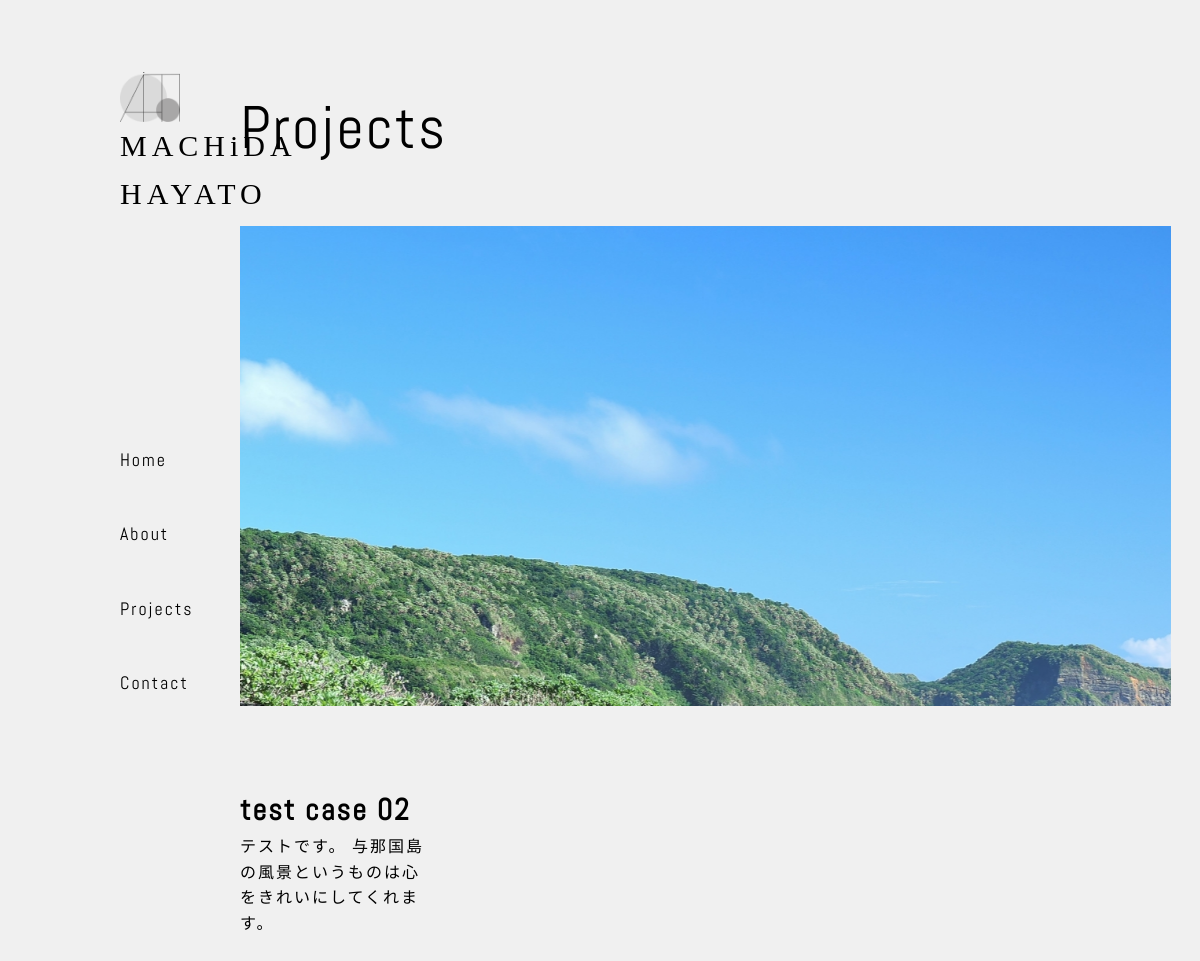
Screenshot of /project/2/ with the database file from the repository.
### projectapp/models.py (models this page shows, shortened)
class Portfolio_Item(models.Model):
    title = models.CharField(max_length=100)
    description = models.TextField()
    image_url = models.ImageField(upload_to='media/')
    created_at = models.DateTimeField(auto_now_add=True)

### projectapp/views.py (the view)
# urls.py: path('project/<int:pk>/', views.project_page_view, name="project"),
def project_page_view(request,pk):
    template_name = "project_page.html"
    item = models.Portfolio_Item.objects.get(pk=pk)
    return render(request, template_name, {'item':item})

### templates/project_page.html (shortened to what this page needs)
{% load static %}
<!DOCTYPE html>
<html lang="ja">
<head>
    <link rel="stylesheet" href="{% static '/css/project.css' %}">
</head>
<body>
    <header>
        <div class="head_cont">
            <div class="head_logo">
                <img src="../../static/css/images/Logo.png" alt="">
                <h1>MACHiDA HAYATO</h1>
            </div>
            <nav>
                <ul>
                    <li><a href="../../top/#hero">Home</a></li>
                    <li><a href="../../top/#about">About</a></li>
                    <li><a href="../../top/#projects">Projects</a></li>
                    <li><a href="../../top/#contact">Contact</a></li>
                </ul>
            </nav>
        </div>
    </header>
    <section id="projects">
        <div class="container">
            <h2>Projects</h2>
            <div class="portfolio-item" style="background-attachment: fixed; background-image: url(/{{item.image_url}});">
            </div>
            <div class="portfolio-text">
                <h3>{{ item.title }}</h3>
                <p>{{ item.description }}</p>
            </div>
        </div>
    </section>
</body>
</html>

### static/css/project.css (style rules this page uses)
* { margin: 0; padding: 0; box-sizing: border-box; }
body { font-family: 'Yu Gothic'; line-height: 1.6; background-color: #f0f0f0; letter-spacing: 2px; }
h2, h3, p, input, textarea { font-family: "Abel"; }
.container { width: 80vw; position: absolute; }
a { text-decoration: none; font-weight: 100; }
h2 { font-size: 60px; font-family: "Abel"; font-weight: 300; }
header { width: 19vw; height: 100vh; display: flex; top: 0; flex-direction: column; align-items: left; position: fixed; z-index: 100; }
header .head_cont { width: 11vw; height: 100%; position: absolute; left: 120px; }
header .head_logo { display: flex; flex-direction: column; align-items: start; position: relative; top: 9vh; }
header img { width: 60px; height: 50px; }
h1 { font-family: "timemachine wa"; font-size: 30px; font-weight: 500; letter-spacing: 5px; }
nav { height: 252px; position: relative; top: 300px; }
nav ul { list-style: none; height: 100%; display: flex; flex-direction: column; justify-content: space-between; }
nav ul li a { color: #000000; text-decoration: none; font-size: 18px; font-family: "Abel"; }
#projects { width: 100%; height: 1000px; margin-top: 80px; position: relative; }
#projects .container { display: flex; flex-direction: column; }
#projects h2 { margin-bottom: 50px; }
.portfolio-item { width: 97%; height: 60vh; background-size: cover; background-repeat: no-repeat; background-position: bottom center; transition: 0.1s ease-in-out; }
.portfolio-text { width: 20%; height: 100%; display: flex; flex-direction: column; justify-content: center; align-items: left; margin-top: 80px; }
h3 { font-size: 30px; }
#projects .container { right: 0; }

### rows the page displays
Portfolio_Item: image_url (picture), title "test case 02", description "テストです。 与那国島の風景というものは心をきれいにしてくれます。"
